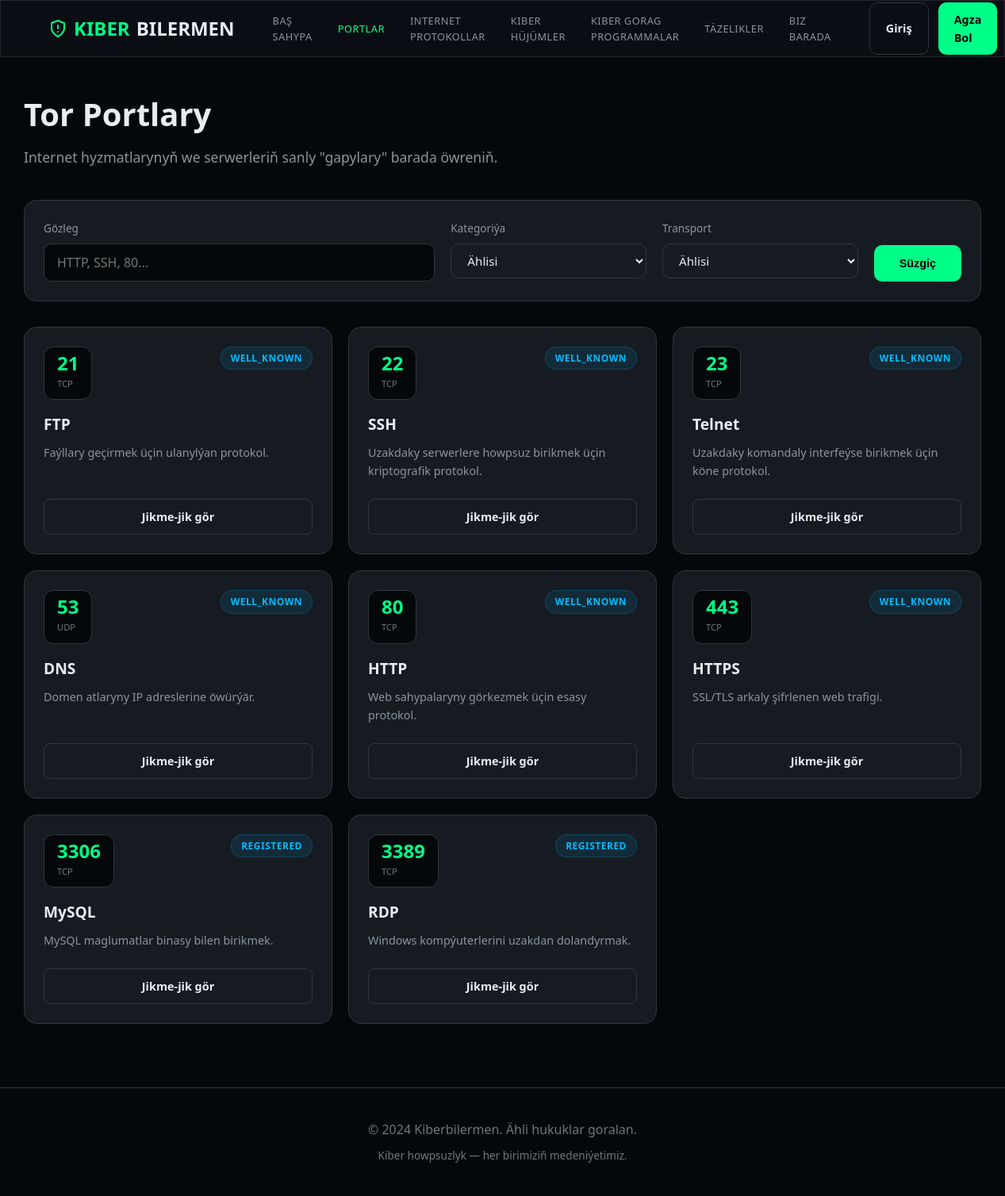
Page /ports/ on the committed database.
### ports/models.py (models this page shows, shortened)
class Port(models.Model):
    class Transport(models.TextChoices):
        TCP = "tcp", "TCP"
        UDP = "udp", "UDP"
    number = models.PositiveIntegerField(verbose_name="Port belgisi")
    transport = models.CharField(
        max_length=16,
        choices=Transport.choices,
        default=Transport.TCP,
        verbose_name="Ulag protokoly"
    )
    service_name = models.CharField(max_length=64, verbose_name="Hyzmatyň ady")
    category = models.ForeignKey(
        PortCategory,
        on_delete=models.SET_NULL,
        null=True,
        blank=True,
        verbose_name="Kategoriýasy",
        related_name="ports"
    )
    what_it_does = models.TextField(verbose_name="Bu näme?")
    where_used = models.TextField(blank=True, verbose_name="Nirede ulanylýar?")
    security_risks = models.TextField(blank=True, verbose_name="Howpsuzlyk töwekgelçilikleri")
    class Meta:
        ordering = ["number", "transport", "service_name"]
        verbose_name = "Port"
        verbose_name_plural = "Portlar"
        constraints = [
            models.UniqueConstraint(fields=["number", "transport"], name="unique_port_number_transport")
        ]

class PortCategory(models.Model):
    name = models.CharField(max_length=64, verbose_name="Ady")
    class Meta:
        verbose_name = "Port kategoriýasy"
        verbose_name_plural = "Port kategoriýalary"

### ports/views.py (the view)
# urls.py: path("", views.port_list, name="list"),
def port_list(request):
    ports = Port.objects.all()
    category_id = request.GET.get("category")
    transport = request.GET.get("transport")
    query = request.GET.get("q")
    if category_id:
        ports = ports.filter(category_id=category_id)
    if transport:
        ports = ports.filter(transport=transport)
    if query:
        ports = ports.filter(service_name__icontains=query)
    return render(
        request,
        "ports/port_list.html",
        {
            "ports": ports,
            "categories": PortCategory.objects.all(),
            "transports": Port.Transport,
            "selected_category": category_id or "",
            "selected_transport": transport or "",
            "q": query or "",
        },
    )

### ports/templates/ports/port_list.html (shortened to what this page needs)
{% extends "base.html" %}
{% block content %}
<div class="header-section" style="margin-bottom: 40px;">
    <h1 style="font-size: 2.5rem; margin-bottom: 8px;">Tor Portlary</h1>
    <p style="color: var(--text-muted); font-size: 1.1rem;">Internet hyzmatlarynyň we serwerleriň sanly "gapylary" barada öwreniň.</p>
</div>
<div class="card glass filter-bar" style="padding: 24px;">
    <form method="get" style="width: 100%; display: flex; flex-wrap: wrap; gap: 20px; flex-direction: row;">
        <div class="filter-group" style="flex: 2;">
            <label for="q">Gözleg</label>
            <input type="text" name="q" id="q" value="{{ q }}" placeholder="HTTP, SSH, 80..." style="width: 100%;">
        </div>
        <div class="filter-group">
            <label for="category">Kategoriýa</label>
            <select name="category" id="category">
                <option value="">Ählisi</option>
            </select>
        </div>
        <div class="filter-group">
            <label for="transport">Transport</label>
            <select name="transport" id="transport">
                <option value="">Ählisi</option>
            </select>
        </div>
        <div style="display: flex; align-items: flex-end;">
            <button type="submit" class="btn btn-primary" style="height: 46px; padding: 0 32px;">Süzgiç</button>
        </div>
    </form>
</div>
<div class="port-grid">
    {% if ports %}
        {% for p in ports %}
            <div class="card glass port-item-card">
                <div>
                    <div class="port-item-header">
                        <div class="port-number-box">
                            <h2>{{ p.number }}</h2>
                            <span>{{ p.transport|upper }}</span>
                        </div>
                        <span class="badge badge-registered">
                            {{ p.category.name }}
                        </span>
                    </div>
                    <div class="port-item-content">
                        <h3>{{ p.service_name }}</h3>
                        <p>{{ p.what_it_does|truncatewords:20 }}</p>
                    </div>
                </div>
                <div style="margin-top: 24px;">
                    <a href="{% url 'ports:detail' p.pk %}" class="btn btn-outline" style="width: 100%; border-radius: 8px;">Jikme-jik gör</a>
                </div>
            </div>
        {% endfor %}
    {% endif %}
</div>
{% endblock %}

### main/templates/base.html (shortened to what this page needs)
{% load static %}
<!doctype html>
<html lang="en">
  <head>
    <link rel="stylesheet" href="{% static 'css/index.css' %}">
  </head>
  <body>
    <header class="glass sticky">
      <div class="container py-0">
        <nav>
          <a href="{% url 'main:home' %}" class="logo">
            <svg stroke="currentColor" fill="none" stroke-width="2" viewBox="0 0 24 24" stroke-linecap="round" stroke-linejoin="round" height="1em" width="1em" xmlns="http://www.w3.org/2000/svg"><path d="M12 22s8-4 8-10V5l-8-3-8 3v7c0 6 8 10 8 10z"></path><path d="M12 8v4"></path><path d="M12 16h.01"></path></svg>
            KIBER<span>BILERMEN</span>
          </a>
          <div class="nav-links">
            <a href="{% url 'main:home' %}" class="{% if request.resolver_match.view_name == 'main:home' %}active{% endif %}">BAŞ SAHYPA</a>
            <a href="{% url 'ports:list' %}" class="{% if request.resolver_match.app_name == 'ports' %}active{% endif %}">PORTLAR</a>
            <a href="{% url 'protocols:list' %}" class="{% if request.resolver_match.app_name == 'protocols' %}active{% endif %}">INTERNET PROTOKOLLAR</a>
            <a href="{% url 'attacks:list' %}" class="{% if request.resolver_match.app_name == 'attacks' %}active{% endif %}">KIBER HÜJÜMLER</a>
            <a href="{% url 'defense:list' %}" class="{% if request.resolver_match.app_name == 'defense' %}active{% endif %}">KIBER GORAG PROGRAMMALAR</a>
            <a href="{% url 'news:list' %}" class="{% if request.resolver_match.app_name == 'news' %}active{% endif %}">TÄZELIKLER</a>
            <a href="{% url 'about:about' %}" class="{% if request.resolver_match.app_name == 'about' %}active{% endif %}">BIZ BARADA</a>
          </div>
          <div class="auth-group">
            {% if user.is_authenticated %}
              <a href="{% url 'accounts:profile' %}" class="btn btn-outline">Meniň profilim</a>
              <a href="{% url 'accounts:logout' %}" class="btn btn-primary">Çykyş</a>
            {% else %}
              <a href="{% url 'accounts:login' %}" class="btn btn-outline">Giriş</a>
              <a href="{% url 'accounts:register' %}" class="btn btn-primary">Agza Bol</a>
            {% endif %}
          </div>
        </nav>
      </div>
    </header>
    <main class="container" style="padding-top: 40px; padding-bottom: 80px;">
      {% block content %}{% endblock %}
    </main>
    <footer style="padding: 40px 0; border-top: 1px solid var(--border-main); margin-top: auto;">
      <div class="container" style="text-align: center; color: var(--text-dim);">
        <p>&copy; 2024 Kiberbilermen. Ähli hukuklar goralan.</p>
        <p style="margin-top: 8px; font-size: 0.85rem;">Kiber howpsuzlyk — her birimiziň medeniýetimiz.</p>
      </div>
    </footer>
  </body>
</html>

### rows in the picture
Port: number "21", transport "TCP", category.name "WELL_KNOWN", service_name "FTP", what_it_does "Faýllary geçirmek üçin ulanylýan protokol."
Port: number "22", transport "TCP", category.name "WELL_KNOWN", service_name "SSH", what_it_does "Uzakdaky serwerlere howpsuz birikmek üçin kriptografik protokol."
Port: number "23", transport "TCP", category.name "WELL_KNOWN", service_name "Telnet", what_it_does "Uzakdaky komandaly interfeýse birikmek üçin köne protokol."
Port: number "53", transport "UDP", category.name "WELL_KNOWN", service_name "DNS", what_it_does "Domen atlaryny IP adreslerine öwürýär."
Port: number "80", transport "TCP", category.name "WELL_KNOWN", service_name "HTTP", what_it_does "Web sahypalaryny görkezmek üçin esasy protokol."
Port: number "443", transport "TCP", category.name "WELL_KNOWN", service_name "HTTPS", what_it_does "SSL/TLS arkaly şifrlenen web trafigi."
Port: number "3306", transport "TCP", category.name "REGISTERED", service_name "MySQL", what_it_does "MySQL maglumatlar binasy bilen birikmek."
Port: number "3389", transport "TCP", category.name "REGISTERED", service_name "RDP", what_it_does "Windows kompýuterlerini uzakdan dolandyrmak."
